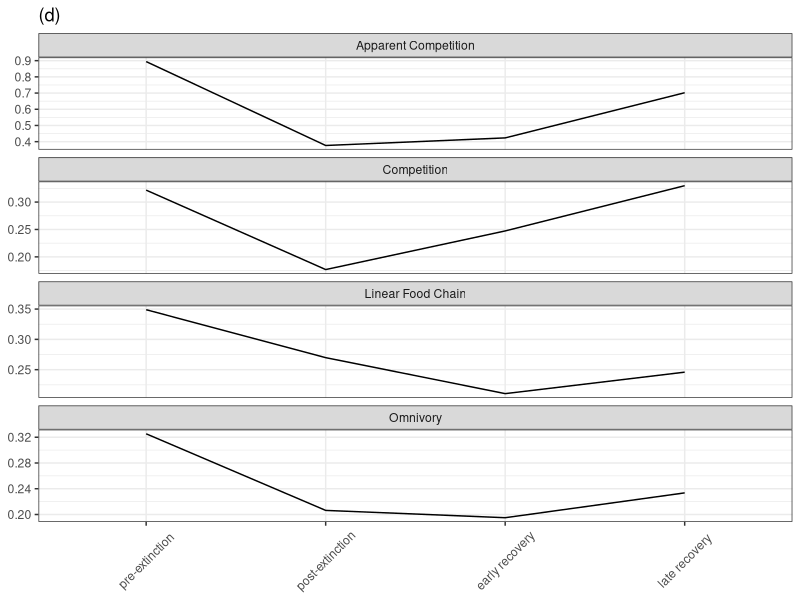
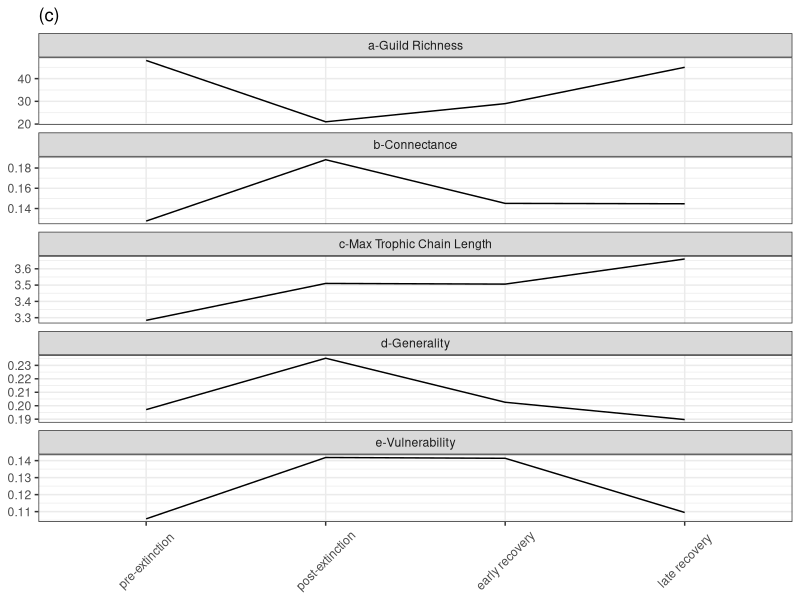

Here is the R script that generated these plots, in order:
# plotting network stats through time
# Toarcian
# Dunhill et al 2022

# libraries ----
library(tidyverse)
library(patchwork)

# data and data subset to guild level  ----
## this is andrew based data using GuildWebsBuildPlotAnalyse and calc_select_stats
guilds <- read_csv("Data/metrics_time2.csv")

## these are alex's original data
## did not use calc_select_stats
## this uses calc_network_stats 

guilds2 <- read_csv("Data/metrics_time.csv") %>% filter(resolution == "guild") %>% 
  select(-resolution)

colnames(guilds)
colnames(guilds2)

guilds %>% select(sd_normalized_in_degree, sd_normalized_out_degree)
guilds2 %>% select(generality, vulnerability)


# data management to create axis labels ----
guilds <- guilds %>% 
  mutate(time2 = case_when(
    time == 1 ~ "pre-extinction",
    time == 2 ~ "post-extinction",
    time == 3 ~ "early recovery",
    time == 4 ~ "late recovery")) %>% 
  mutate(time2 = factor(time2, levels = c("pre-extinction",
                                          "post-extinction",
                                          "early recovery",
                                          "late recovery")))


# subsets of Structure metrics and Motif metrics ----
guildsStructureDat <- guilds %>% 
  select(time, time2, taxa, connectance, max_tl_std, sd_normalized_in_degree, sd_normalized_out_degree) %>% 
  pivot_longer(-c(time, time2), names_to = "Metric", values_to = "Value") %>% 
  mutate(Metric = case_when(
    Metric == "taxa" ~ "a-Guild Richness",
    Metric == "connectance" ~ "b-Connectance",
    Metric == "max_tl_std" ~ "c-Max Trophic Chain Length",
    Metric == "sd_normalized_in_degree" ~ "d-Generality",
    Metric == 'sd_normalized_out_degree' ~ "e-Vulnerability"
  ))

guildsMotifDat <- guilds %>% 
  select(time, time2, norm_mot_lin, norm_mot_omn, norm_mot_ap_comp, norm_mot_dir_comp) %>% 
  pivot_longer(-c(time, time2), names_to = "Metric", values_to = "Value") %>% 
  mutate(Metric = case_when(
    Metric == "norm_mot_lin" ~ "Linear Food Chain",
    Metric == "norm_mot_omn" ~ "Omnivory",
    Metric == "norm_mot_ap_comp" ~ "Apparent Competition",
    Metric == "norm_mot_dir_comp" ~ "Competition"
  ))

guildsMotifDat2 <- guilds2 %>% 
  select(time, s1, s2, s4, s5) %>% 
  pivot_longer(-c(time), names_to = "Metric", values_to = "Value") %>% 
  mutate(Metric = case_when(
    Metric == "s1" ~ "Linear Food Chain",
    Metric == "s2" ~ "Omnivory",
    Metric == "s4" ~ "Apparent Competition",
    Metric == "s5" ~ "Competition"
  )) %>% 
  mutate(time2 = case_when(
    time == 1 ~ "pre-extinction",
    time == 2 ~ "post-extinction",
    time == 3 ~ "early recovery",
    time == 4 ~ "late recovery")) %>% 
  mutate(time2 = factor(time2, levels = c("pre-extinction",
                                          "post-extinction",
                                          "early recovery",
                                          "late recovery")))


# plots ----
structPlot <- ggplot(guildsStructureDat, aes(x = time2, y =Value, group = Metric))+
  geom_line()+
  facet_wrap(~ Metric, scales = "free_y", ncol = 1)+
  labs(x = NULL, y = NULL, title = "(c)")+
  theme_bw()+
  theme(axis.text.x = element_text(angle = 45, vjust = 0.5))

# structPlot

# motifPlot <- ggplot(guildsMotifDat, aes(x = time2, y =Value, group = Metric))+
#   geom_line()+
#   facet_wrap(~ Metric, scales = "free_y", ncol = 1)+
#   labs(x = NULL, y = NULL)+
#   theme_bw(base_size = 15)+
#   theme(axis.text.x = element_text(angle = 45, vjust = 0.5))
# 
# motifPlot

motifPlot2 <- ggplot(guildsMotifDat2, aes(x = time2, y =Value, group = Metric))+
  geom_line()+
  facet_wrap(~ Metric, scales = "free_y", ncol = 1)+
  labs(x = NULL, y = NULL, title = "(d)")+
  theme_bw()+
  theme(axis.text.x = element_text(angle = 45, vjust = 0.5))

# motifPlot2


# patchwork layout ----
# structPlot+motifPlot
